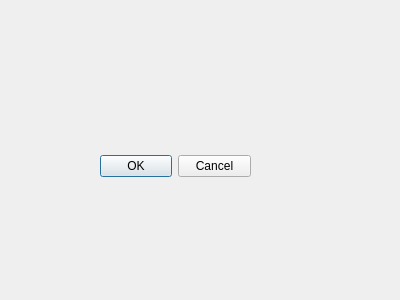
<?xml version="1.0" encoding="UTF-8"?>
<ui version="4.0">
 <class>Dialog</class>
 <widget class="QDialog" name="Dialog">
  <property name="geometry">
   <rect>
    <x>0</x>
    <y>0</y>
    <width>400</width>
    <height>300</height>
   </rect>
  </property>
  <property name="windowTitle">
   <string>Dialog</string>
  </property>
  <widget class="QDialogButtonBox" name="buttonBox">
   <property name="geometry">
    <rect>
     <x>100</x>
     <y>150</y>
     <width>151</width>
     <height>32</height>
    </rect>
   </property>
   <property name="orientation">
    <enum>Qt::Horizontal</enum>
   </property>
   <property name="standardButtons">
    <set>QDialogButtonBox::Cancel|QDialogButtonBox::Ok</set>
   </property>
  </widget>
 </widget>
 <resources/>
 <connections>
  <connection>
   <sender>buttonBox</sender>
   <signal>accepted()</signal>
   <receiver>Dialog</receiver>
   <slot>accept()</slot>
   <hints>
    <hint type="sourcelabel">
     <x>250</x>
     <y>164</y>
    </hint>
    <hint type="destinationlabel">
     <x>157</x>
     <y>274</y>
    </hint>
   </hints>
  </connection>
  <connection>
   <sender>buttonBox</sender>
   <signal>rejected()</signal>
   <receiver>Dialog</receiver>
   <slot>reject()</slot>
   <hints>
    <hint type="sourcelabel">
     <x>250</x>
     <y>170</y>
    </hint>
    <hint type="destinationlabel">
     <x>286</x>
     <y>274</y>
    </hint>
   </hints>
  </connection>
 </connections>
</ui>
